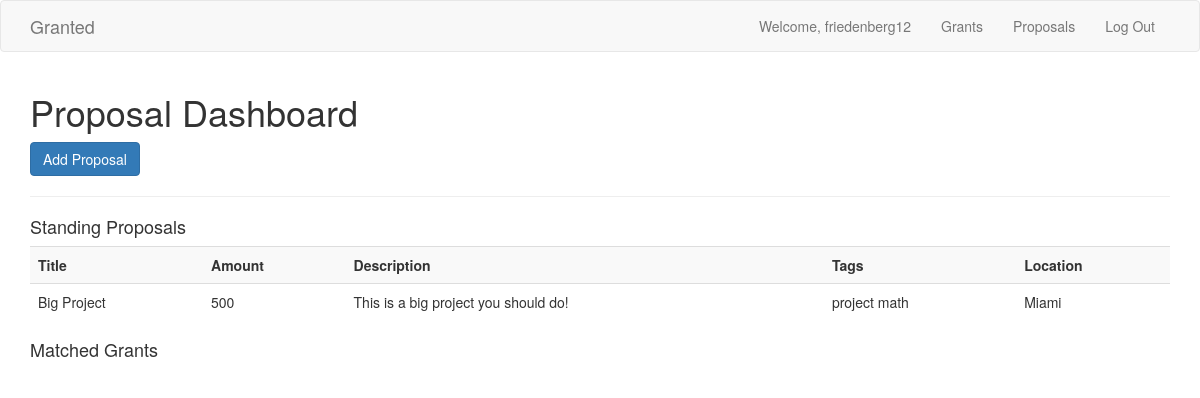
Page /pdash (signed in) on the committed database.
### application.py (models this page shows)
class Props(db.Model):
	__tablename__ = 'proposals'
	id = db.Column('id', db.Integer, nullable = False, primary_key = True, unique = True)
	userid = db.Column('userid', db.Integer, nullable = False)
	title = db.Column('title', db.String(), nullable = False)
	amount = db.Column('amount', db.Integer, nullable = False)
	description = db.Column('description', db.String(), nullable = False, )
	tags = db.Column('tags', db.String(), nullable = False)
	location = db.Column('location', db.String(), nullable = False)

### application.py (the view)
@app.route('/pdash')
@login_required
def pdash():
	myProps = Props.query.filter_by(userid = session['id']).all()
	grants = Grant.query.filter(Grant.userid != session['id']).all()
	matches = []
	for myprop in myProps:
		for grant in grants:
			common = set(myprop.tags.split()) & set(grant.tags.split())
			if common:
				matches.append(grant)
	uniqueMatches = []
	for match in matches:
		if match not in uniqueMatches:
			uniqueMatches.append(match)
	return render_template('pdash.html', props=myProps, grants=uniqueMatches)

### application.py (called while the page is built)
def login_required(f):
    @wraps(f)
    def decorated_function(*args, **kwargs):
        if not 'logged_in' in session:
            return redirect(url_for('login', next=request.url))
        return f(*args, **kwargs)
    return decorated_function

### templates/pdash.html (shortened to what this page needs)
{% extends 'layout.html' %}
{% block body %}
<header id="header">
	<div class="container">
		<h1>Proposal Dashboard</h1>
	</div>
</header>
<div class="container">
	<a class="btn btn-primary" href="/pdash_add">Add Proposal</a>
	<hr>
	<h4>Standing Proposals</h4>
	{% if props|length > 0 %}
		<table class="table table-striped">
			<tr>
				<th>Title</th>
				<th>Amount</th>
				<th>Description</th>
				<th>Tags</th>
				<th>Location</th>
			</tr>
			{% for prop in props %}
				<tr>
					<td>{{prop.title}}</td>
					<td>{{prop.amount}}</td>
					<td>{{prop.description}}</td>
					<td>{{prop.tags}}</td>
					<td>{{prop.location}}</td>
				</tr>
			{% endfor %}
		</table>
	{% endif %}
	<h4>Matched Grants</h4>
</div>
{% endblock %}

### rows in the picture
Props: title "Big Project", amount "500", description "This is a big project you should do!", tags "project math", location "Miami"

### other values in the picture
{{ session.username }} "friedenberg12"
